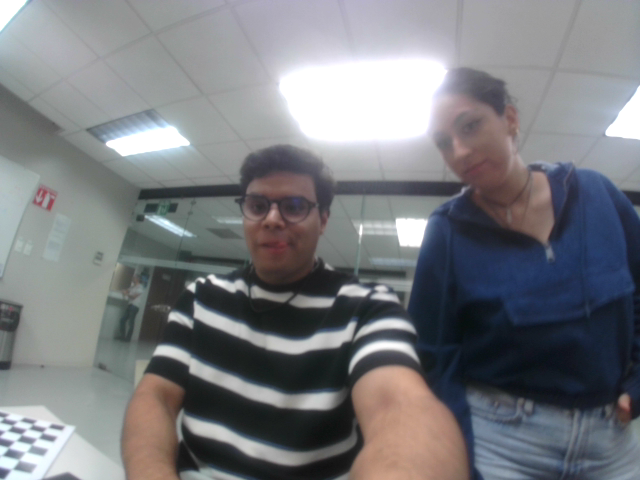
#> input picture camara_calibration/img_29081173636662.png, 640 x 480 px; its folder holds 4 pictures in this run
$ python camera_calibration.py
#> lines starting #> are read from the running program, lines starting #| are printed output that depends on the picture

from __future__ import print_function # Python 2/3 compatibility
import cv2 # Import the OpenCV library to enable computer vision
import numpy as np # Import the NumPy scientific computing library
import glob # Used to get retrieve files that have a specified pattern


# Chessboard dimensions
number_of_squares_X = 8 # Number of chessboard squares along the x-axis
number_of_squares_Y = 5  # Number of chessboard squares along the y-axis
nX = number_of_squares_X - 1 # Number of interior corners along x-axis
nY = number_of_squares_Y - 1 # Number of interior corners along y-axis
square_size = 0.026 # Size, in meters, of a square side

# Set termination criteria. We stop either when an accuracy is reached or when
# we have finished a certain number of iterations.
criteria = (cv2.TERM_CRITERIA_EPS + cv2.TERM_CRITERIA_MAX_ITER, 30, 0.001)

# Define real world coordinates for points in the 3D coordinate frame
# Object points are (0,0,0), (1,0,0), (2,0,0) ...., (5,8,0)
object_points_3D = np.zeros((nX * nY, 3), np.float32)

# These are the x and y coordinates
object_points_3D[:,:2] = np.mgrid[0:nY, 0:nX].T.reshape(-1, 2)

object_points_3D = object_points_3D * square_size

# Store vectors of 3D points for all chessboard images (world coordinate frame)
object_points = []

# Store vectors of 2D points for all chessboard images (camera coordinate frame)
image_points = []

def main():

  # Get the file path for images in the current directory
  images = glob.glob('*.png')
  print(f"Found {len(images)} images.")

  # Go through each chessboard image, one by one
  for image_file in images:

    image = cv2.imread(image_file)
#> image is the input picture: shape (480, 640, 3); mean B, G, R 127.4, 123.5, 121.8
    if image is None:
        print(f"Failed to load image {image_file}")
        continue
    gray = cv2.cvtColor(image, cv2.COLOR_BGR2GRAY)
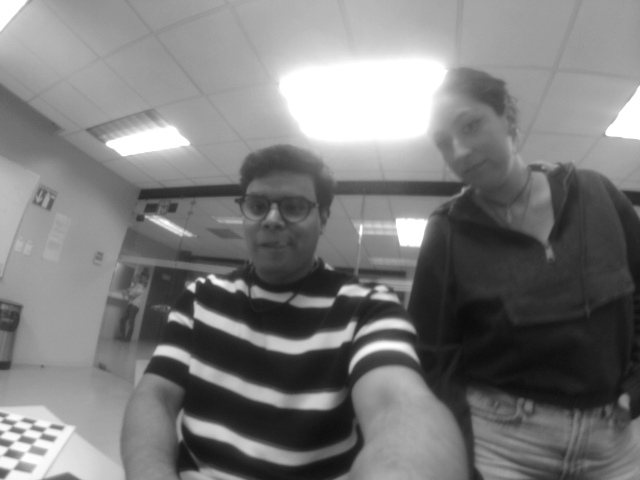
#> gray: shape (480, 640); min 12, max 255, mean 123.4
    success, corners = cv2.findChessboardCorners(gray, (nY, nX), None)
#> success = False; corners = None
    print(f"Processing {image_file}: Corners found: {success}")
#| Processing img_29081173636662.png: Corners found: False

    # If the corners are found by the algorithm, draw them
    if success == True:

      # Append object points
      object_points.append(object_points_3D)

      # Find more exact corner pixels
      corners_2 = cv2.cornerSubPix(gray, corners, (11,11), (-1,-1), criteria)

      # Append image points
      image_points.append(corners_2)

      # Draw the corners
      cv2.drawChessboardCorners(image, (nY, nX), corners_2, success)

      # Display the image. Used for testing.
      cv2.imshow("Image", image)

      # Display the window for a short period. Used for testing.
      cv2.waitKey(1000)
#> pass 2 of the loop in main, `for image_file in images:`:
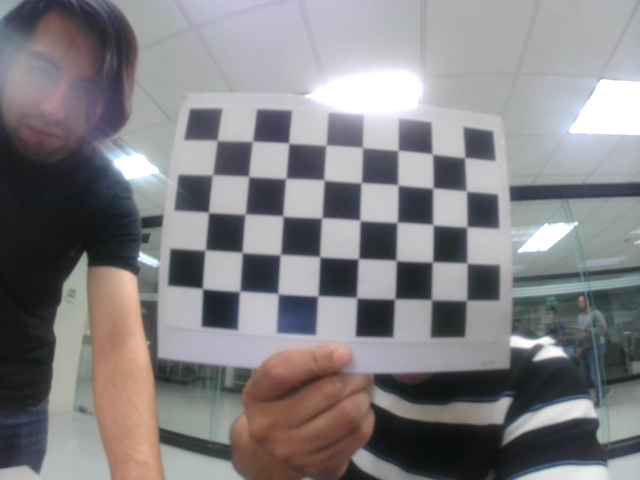
#> input picture camara_calibration/img_29106007896968.png, 640 x 480 px
#> in main, image is the input picture: shape (480, 640, 3); mean B, G, R 131.9, 129.2, 131.2
#> in main, `gray = cv2.cvtColor(image, cv2.COLOR_BGR2GRAY)`:
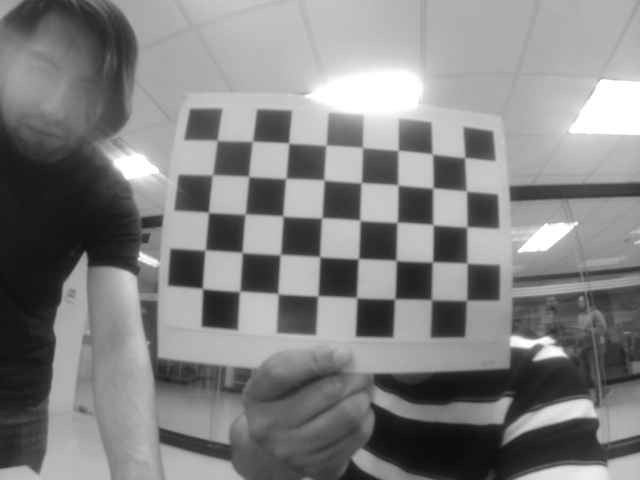
#> gray: shape (480, 640); min 10, max 255, mean 130.1
#| Processing img_29106007896968.png: Corners found: False
#> pass 3 of the loop in main, `for image_file in images:`:
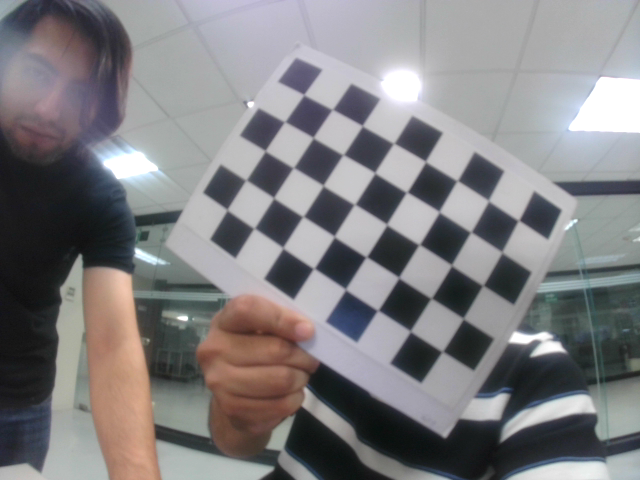
#> input picture camara_calibration/img_29108851764404.png, 640 x 480 px
#> in main, image is the input picture: shape (480, 640, 3); mean B, G, R 128.8, 126.6, 128
#> in main, `gray = cv2.cvtColor(image, cv2.COLOR_BGR2GRAY)`:
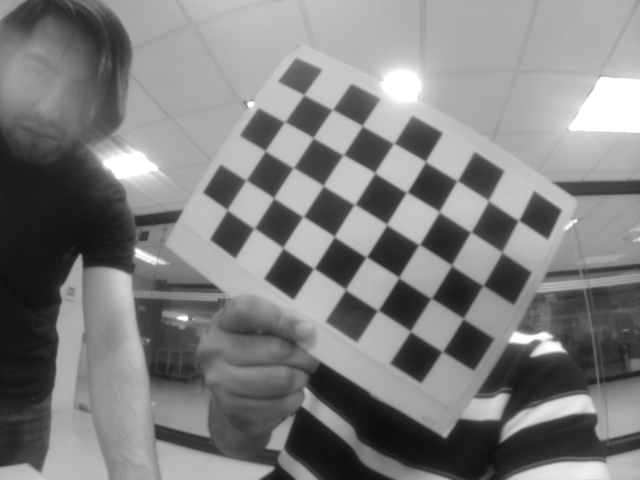
#> gray: shape (480, 640); min 13, max 255, mean 127.3
#| Processing img_29108851764404.png: Corners found: False
#> the loop made 4 passes; the first 3 are shown

  # Perform camera calibration to return the camera matrix, distortion coefficients, rotation and translation vectors etc
#> (the run stopped early here; a loop or call above may not have finished)
